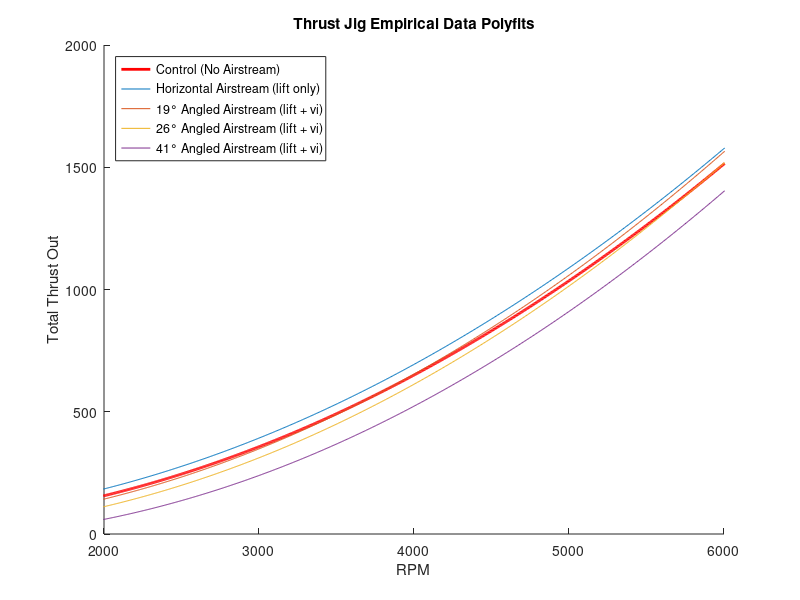

MATLAB code to generate this figure:
rpm_space = linspace(1500, 6500, 1000);
    
    % This test data was generated with an incident airstream of ~9 m/s on
    % our thrust jig. The resulting polyfits from an RPM sweep of
    % 2000-6000 are found below. Obviously with only one airspeed we are
    % limited in how accurate this can be for the moment.
    %1pin jul31 (black cw prop)
    poly_0mps_0aoa_1pin_july31 = [0.000046242725363  -0.030669770647880  32.807306832951035]; % control
    poly_9mps_0aoa_1pin_july31 = [0.000046690895742  -0.025460538547591  48.494594661078679]; % induced lift only (aoa = 0)
    poly_9mps_19aoa_1pin_july31 = [0.000049851396037  -0.043730440718706  30.781488324981989]; % vi and induced lift (aoa != 0)
    poly_9mps_26aoa_1pin_july31 = [0.000050453275090  -0.052396355625896  14.788619913613051];  % vi and induced lift (aoa != 0)
    poly_9mps_41aoa_1pin_july31 = [0.000051988526332  -0.080444428401102  12.730533311259110];     % vi and induced lift (aoa != 0)
    %end 1pin jul31       
    
    control = poly_0mps_0aoa_1pin_july31;
    lift_curve = [poly_9mps_0aoa_1pin_july31, 9]; % include airspeed as 4th element
    vi_curves = [poly_9mps_19aoa_1pin_july31, 9, 19;  % include airspeed as 4th element, aoa as 5th element
                 poly_9mps_26aoa_1pin_july31, 9, 26;
                 poly_9mps_41aoa_1pin_july31, 9, 41];
   

    
    %plot the results if required
         
        figure; hold on;
        plot(rpm_space, polyval(poly_0mps_0aoa_1pin_july31, rpm_space), 'r', 'LineWidth', 2);
        plot(rpm_space, polyval(poly_9mps_0aoa_1pin_july31, rpm_space));
        plot(rpm_space, polyval(poly_9mps_19aoa_1pin_july31, rpm_space));
        plot(rpm_space, polyval(poly_9mps_26aoa_1pin_july31, rpm_space));
        plot(rpm_space, polyval(poly_9mps_41aoa_1pin_july31, rpm_space));
        title('Thrust Jig Empirical Data Polyfits');
        xlabel('RPM'); ylabel('Total Thrust Out'); xlim([2000, 6000]);
        legend('Control (No Airstream)', ...
            'Horizontal Airstream (lift only)', ...
            '19° Angled Airstream (lift + vi)', ...
            '26° Angled Airstream (lift + vi)', ...
            '41° Angled Airstream (lift + vi)', 'Location', 'NorthWest');
        
      
        